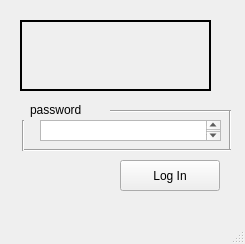
<?xml version="1.0" encoding="UTF-8"?>
<ui version="4.0">
 <class>MainWindow</class>
 <widget class="QMainWindow" name="MainWindow">
  <property name="geometry">
   <rect>
    <x>0</x>
    <y>0</y>
    <width>245</width>
    <height>244</height>
   </rect>
  </property>
  <property name="cursor">
   <cursorShape>ArrowCursor</cursorShape>
  </property>
  <property name="windowTitle">
   <string>Jambooz-login</string>
  </property>
  <property name="windowIcon">
   <iconset>
    <normaloff>../Documents/jambooz/icons/20200227_152412_4fk_icon.ico</normaloff>../Documents/jambooz/icons/20200227_152412_4fk_icon.ico</iconset>
  </property>
  <property name="autoFillBackground">
   <bool>false</bool>
  </property>
  <property name="tabShape">
   <enum>QTabWidget::Rounded</enum>
  </property>
  <widget class="QWidget" name="centralwidget">
   <widget class="QLabel" name="label1">
    <property name="geometry">
     <rect>
      <x>20</x>
      <y>20</y>
      <width>191</width>
      <height>71</height>
     </rect>
    </property>
    <property name="cursor">
     <cursorShape>ArrowCursor</cursorShape>
    </property>
    <property name="mouseTracking">
     <bool>true</bool>
    </property>
    <property name="frameShape">
     <enum>QFrame::WinPanel</enum>
    </property>
    <property name="textFormat">
     <enum>Qt::PlainText</enum>
    </property>
    <property name="pixmap">
     <pixmap>../Documents/jambooz/photos/20200227_152427.jpg</pixmap>
    </property>
    <property name="scaledContents">
     <bool>true</bool>
    </property>
    <property name="wordWrap">
     <bool>false</bool>
    </property>
   </widget>
   <widget class="QLabel" name="label2">
    <property name="geometry">
     <rect>
      <x>30</x>
      <y>100</y>
      <width>67</width>
      <height>19</height>
     </rect>
    </property>
    <property name="text">
     <string>password</string>
    </property>
   </widget>
   <widget class="Line" name="line">
    <property name="geometry">
     <rect>
      <x>110</x>
      <y>110</y>
      <width>121</width>
      <height>3</height>
     </rect>
    </property>
    <property name="orientation">
     <enum>Qt::Horizontal</enum>
    </property>
   </widget>
   <widget class="Line" name="line_2">
    <property name="geometry">
     <rect>
      <x>13</x>
      <y>120</y>
      <width>20</width>
      <height>31</height>
     </rect>
    </property>
    <property name="orientation">
     <enum>Qt::Vertical</enum>
    </property>
   </widget>
   <widget class="QTextEdit" name="textEdit">
    <property name="geometry">
     <rect>
      <x>40</x>
      <y>120</y>
      <width>181</width>
      <height>21</height>
     </rect>
    </property>
    <property name="cursor" stdset="0">
     <cursorShape>IBeamCursor</cursorShape>
    </property>
    <property name="html">
     <string>&lt;!DOCTYPE HTML PUBLIC &quot;-//W3C//DTD HTML 4.0//EN&quot; &quot;http://www.w3.org/TR/REC-html40/strict.dtd&quot;&gt;
&lt;html&gt;&lt;head&gt;&lt;meta name=&quot;qrichtext&quot; content=&quot;1&quot; /&gt;&lt;style type=&quot;text/css&quot;&gt;
p, li { white-space: pre-wrap; }
&lt;/style&gt;&lt;/head&gt;&lt;body style=&quot; font-family:'Cantarell'; font-size:11pt; font-weight:400; font-style:normal;&quot;&gt;
&lt;p style=&quot;-qt-paragraph-type:empty; margin-top:0px; margin-bottom:0px; margin-left:0px; margin-right:0px; -qt-block-indent:0; text-indent:0px;&quot;&gt;&lt;br /&gt;&lt;/p&gt;&lt;/body&gt;&lt;/html&gt;</string>
    </property>
   </widget>
   <widget class="Line" name="line_3">
    <property name="geometry">
     <rect>
      <x>220</x>
      <y>110</y>
      <width>20</width>
      <height>41</height>
     </rect>
    </property>
    <property name="orientation">
     <enum>Qt::Vertical</enum>
    </property>
   </widget>
   <widget class="Line" name="line_4">
    <property name="geometry">
     <rect>
      <x>24</x>
      <y>140</y>
      <width>207</width>
      <height>20</height>
     </rect>
    </property>
    <property name="orientation">
     <enum>Qt::Horizontal</enum>
    </property>
   </widget>
   <widget class="QPushButton" name="pushButton">
    <property name="geometry">
     <rect>
      <x>120</x>
      <y>160</y>
      <width>100</width>
      <height>31</height>
     </rect>
    </property>
    <property name="cursor">
     <cursorShape>PointingHandCursor</cursorShape>
    </property>
    <property name="text">
     <string>Log In</string>
    </property>
   </widget>
  </widget>
  <widget class="QMenuBar" name="menubar">
   <property name="geometry">
    <rect>
     <x>0</x>
     <y>0</y>
     <width>245</width>
     <height>25</height>
    </rect>
   </property>
  </widget>
  <widget class="QStatusBar" name="statusbar"/>
 </widget>
 <resources/>
 <connections/>
</ui>
